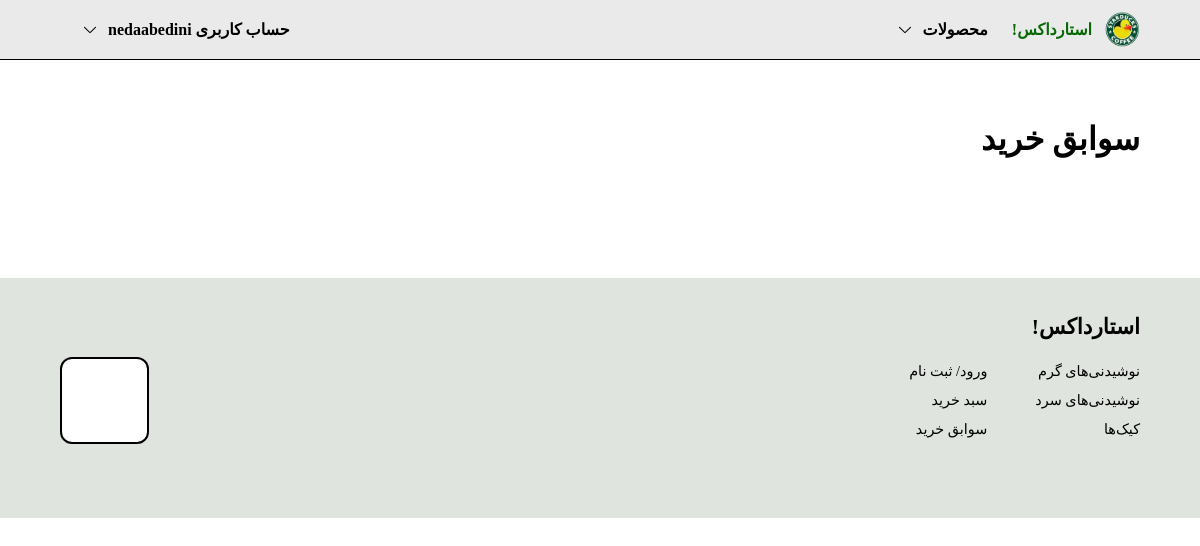
Before: /history/ (signed in) with the older database file.
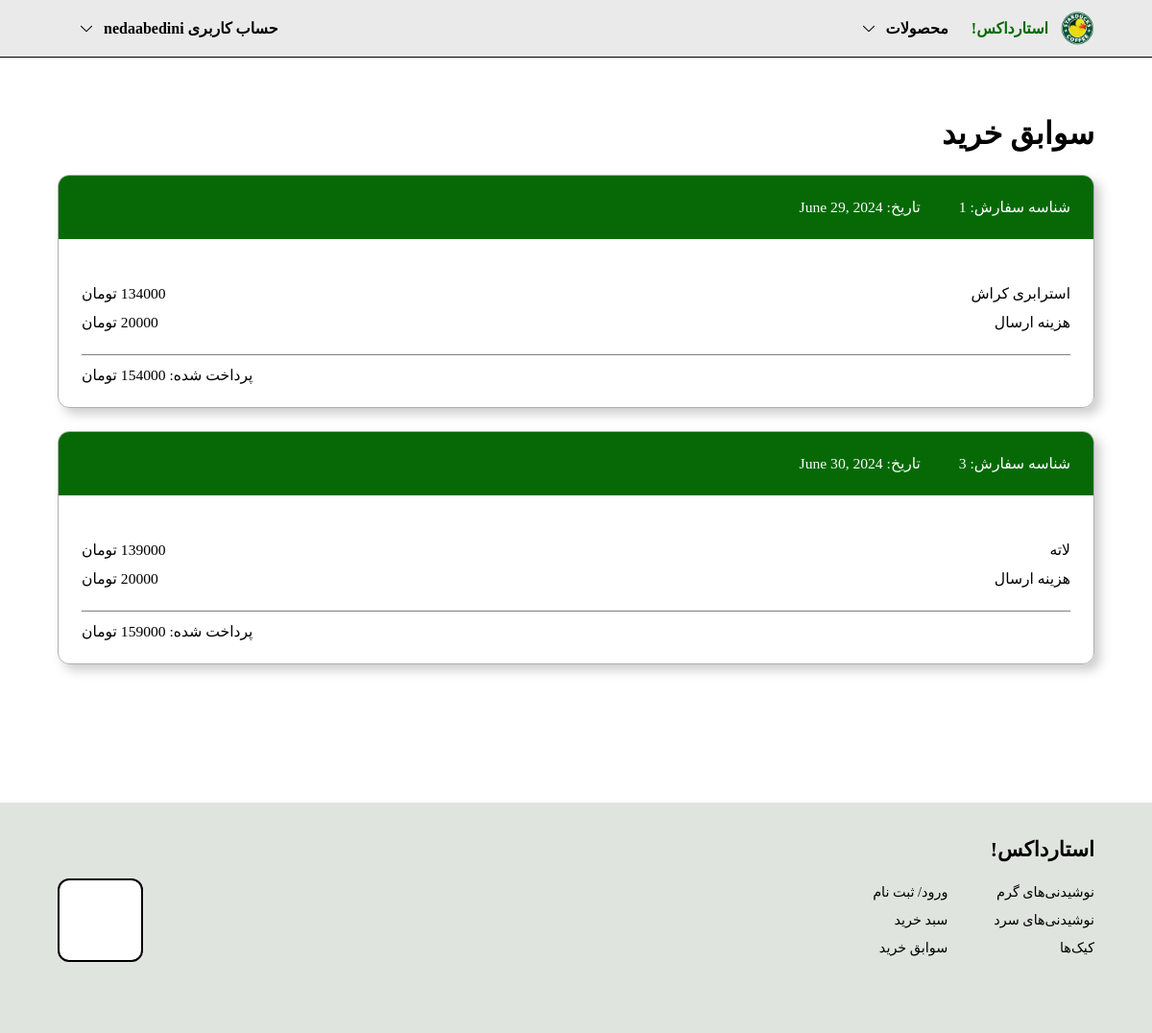
After: the same page with the newer database file.
### CoffeeSite/models.py (models this page shows, shortened)
class Orders(models.Model) :
    order_id = models.AutoField(primary_key=True , unique= True)
    username = models.CharField(max_length=255)
    is_takeout = models.BooleanField(default= True) # is 1 if the order is take out and 0 if not.
    date = models.DateField(auto_created=True , default= timezone.now)
    open = models.BooleanField(default=True)

class Orders_Product(models.Model) :
    id = models.AutoField(primary_key= True)
    quantity = models.IntegerField()
    product_id = models.ForeignKey(Products , on_delete= models.CASCADE)
    order_id = models.ForeignKey(Orders , on_delete= models.CASCADE)

class Products(models.Model) :
    id = models.AutoField(primary_key= True)
    name = models.CharField(max_length=255 , unique= True , null= False , blank= False)
    price = models.PositiveIntegerField(null= False , blank= False)
    sugar = models.PositiveIntegerField(null= False , blank= False)
    raw_coffee = models.PositiveIntegerField(null = False , blank=False)
    flour= models.PositiveIntegerField(null= False , blank= False)
    chocolate = models.PositiveIntegerField(null= False , blank= False)
    vertical = models.CharField(max_length=50, choices=[
        ('warm_drink', 'نوشیدنی گرم'),
        ('cold_drink', 'نوشیدنی سرد'),
        ('cake', 'کیک')
    ])
    image = models.ImageField(upload_to="CoffeeSite/media/products", null= False , blank= False , default= None)

### CoffeeSite/views.py (the view)
# urls.py: path('history/', views.history_view, name='history'),
def history_view(request):
    orders = Orders.objects.filter(username=request.user.username, open=False)
    order_items_dict = {}
    for order in orders:
        order.items = Orders_Product.objects.filter(order_id=order)
        order.delivery_cost = order.is_takeout*20000
        order.total = 0
        for item in order.items:
            order.total += item.product_id.price + order.delivery_cost
    return render(request, "orderhistory.html", {"orders":orders,})

### CoffeeSite/templates/orderhistory.html (shortened to what this page needs)
{% extends "master.html" %}
{% block content %}
<div class="history-container">
    <h1>سوابق خرید</h1>
    {% for order in orders %}
    <div class="record-container">
        <div class="container-header">
            <span>شناسه سفارش: {{order.order_id}}</span>
            <span>تاریخ: {{order.date}}</span>
        </div>
        <div class="container-body">
            <ul>
                {% for item in order.items %}
                <li><span>{{ item.product_id.name }}</span><div class="spacer"></div><span>{{item.product_id.price}} تومان</span></li>
                {% endfor %}
                <li><span>هزینه ارسال</span><div class="spacer"></div><span>{{order.delivery_cost}} تومان</span></li>
            </ul>
            <span>پرداخت شده: {{order.total}} تومان</span>
        </div>
    </div>
    {% endfor %}
</div>
{% endblock %}

Changed rows visible on the page:
now on this page (row edited): Orders: order_id "1", date "June 29, 2024", delivery_cost "20000", total "154000"
now on this page (row unchanged): Orders_Product: product_id.name "استرابری کراش", product_id.price "134000", shown under "1"
added Orders: order_id "3", date "June 30, 2024", delivery_cost "20000", total "159000"
added Orders_Product: product_id.name "لاته", product_id.price "139000", shown under "3"
